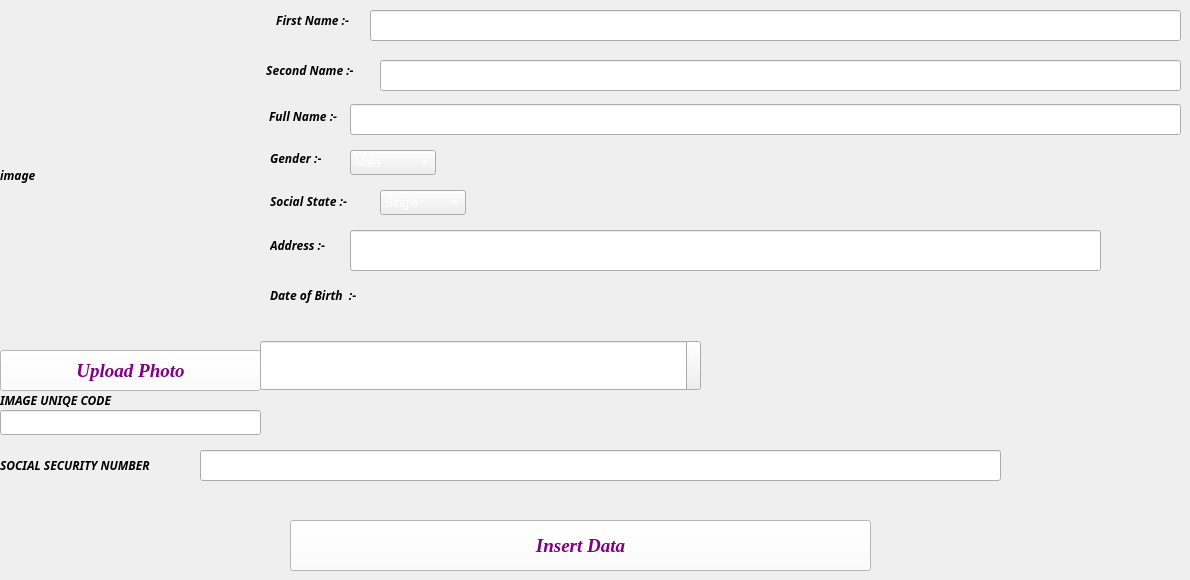
       <widget class="QWidget" name="tab">
        <attribute name="title">
         <string>Insert</string>
        </attribute>
        <widget class="QLineEdit" name="image_uniqe_code">
         <property name="geometry">
          <rect>
           <x>0</x>
           <y>410</y>
           <width>261</width>
           <height>25</height>
          </rect>
         </property>
         <property name="styleSheet">
          <string notr="true">color:white;</string>
         </property>
        </widget>
        <widget class="QLabel" name="label">
         <property name="geometry">
          <rect>
           <x>0</x>
           <y>390</y>
           <width>141</width>
           <height>21</height>
          </rect>
         </property>
         <property name="font">
          <font>
           <family>Bodoni MT</family>
           <weight>75</weight>
           <italic>true</italic>
           <bold>true</bold>
          </font>
         </property>
         <property name="text">
          <string>IMAGE UNIQE CODE</string>
         </property>
        </widget>
        <widget class="QPushButton" name="upload_photo_button">
         <property name="geometry">
          <rect>
           <x>0</x>
           <y>350</y>
           <width>261</width>
           <height>41</height>
          </rect>
         </property>
         <property name="font">
          <font>
           <family>Times New Roman</family>
           <pointsize>14</pointsize>
           <weight>75</weight>
           <italic>true</italic>
           <bold>true</bold>
          </font>
         </property>
         <property name="styleSheet">
          <string notr="true">color:purple;
background-color:white;</string>
         </property>
         <property name="text">
          <string>Upload Photo</string>
         </property>
        </widget>
        <widget class="QLabel" name="label_2">
         <property name="geometry">
          <rect>
           <x>270</x>
           <y>0</y>
           <width>101</width>
           <height>41</height>
          </rect>
         </property>
         <property name="font">
          <font>
           <family>Bodoni MT</family>
           <weight>75</weight>
           <italic>true</italic>
           <bold>true</bold>
          </font>
         </property>
         <property name="text">
          <string>  First Name :-</string>
         </property>
        </widget>
        <widget class="QLabel" name="label_3">
         <property name="geometry">
          <rect>
           <x>260</x>
           <y>50</y>
           <width>121</width>
           <height>41</height>
          </rect>
         </property>
         <property name="font">
          <font>
           <family>Bodoni MT</family>
           <weight>75</weight>
           <italic>true</italic>
           <bold>true</bold>
          </font>
         </property>
         <property name="text">
          <string>  Second Name :-</string>
         </property>
        </widget>
        <widget class="QLabel" name="label_4">
         <property name="geometry">
          <rect>
           <x>266</x>
           <y>96</y>
           <width>91</width>
           <height>41</height>
          </rect>
         </property>
         <property name="font">
          <font>
           <family>Bodoni MT</family>
           <weight>75</weight>
           <italic>true</italic>
           <bold>true</bold>
          </font>
         </property>
         <property name="text">
          <string> Full Name :-</string>
         </property>
        </widget>
        <widget class="QLabel" name="label_5">
         <property name="geometry">
          <rect>
           <x>270</x>
           <y>150</y>
           <width>67</width>
           <height>17</height>
          </rect>
         </property>
         <property name="font">
          <font>
           <family>Bodoni MT</family>
           <weight>75</weight>
           <italic>true</italic>
           <bold>true</bold>
          </font>
         </property>
         <property name="text">
          <string>Gender :-</string>
         </property>
        </widget>
        <widget class="QLabel" name="label_6">
         <property name="geometry">
          <rect>
           <x>270</x>
           <y>186</y>
           <width>91</width>
           <height>31</height>
          </rect>
         </property>
         <property name="font">
          <font>
           <family>Bodoni MT</family>
           <weight>75</weight>
           <italic>true</italic>
           <bold>true</bold>
          </font>
         </property>
         <property name="text">
          <string>Social State :-</string>
         </property>
        </widget>
        <widget class="QLabel" name="label_7">
         <property name="geometry">
          <rect>
           <x>270</x>
           <y>230</y>
           <width>67</width>
           <height>31</height>
          </rect>
         </property>
         <property name="font">
          <font>
           <family>Bodoni MT</family>
           <weight>75</weight>
           <italic>true</italic>
           <bold>true</bold>
          </font>
         </property>
         <property name="text">
          <string>Address :-</string>
         </property>
        </widget>
        <widget class="QLabel" name="label_8">
         <property name="geometry">
          <rect>
           <x>270</x>
           <y>280</y>
           <width>111</width>
           <height>31</height>
          </rect>
         </property>
         <property name="font">
          <font>
           <family>Bodoni MT</family>
           <weight>75</weight>
           <italic>true</italic>
           <bold>true</bold>
          </font>
         </property>
         <property name="text">
          <string>Date of Birth  :-</string>
         </property>
        </widget>
        <widget class="QDateTimeEdit" name="date_of_birth">
         <property name="geometry">
          <rect>
           <x>260</x>
           <y>340</y>
           <width>441</width>
           <height>51</height>
          </rect>
         </property>
         <property name="styleSheet">
          <string notr="true">color:white;</string>
         </property>
        </widget>
        <widget class="QLabel" name="label_10">
         <property name="geometry">
          <rect>
           <x>0</x>
           <y>450</y>
           <width>201</width>
           <height>31</height>
          </rect>
         </property>
         <property name="font">
          <font>
           <family>Bodoni MT</family>
           <weight>75</weight>
           <italic>true</italic>
           <bold>true</bold>
          </font>
         </property>
         <property name="text">
          <string>SOCIAL SECURITY NUMBER</string>
         </property>
        </widget>
        <widget class="QLineEdit" name="address">
         <property name="geometry">
          <rect>
           <x>350</x>
           <y>230</y>
           <width>751</width>
           <height>41</height>
          </rect>
         </property>
         <property name="styleSheet">
          <string notr="true">color:white;</string>
         </property>
        </widget>
        <widget class="QComboBox" name="socia_state">
         <property name="geometry">
          <rect>
           <x>380</x>
           <y>190</y>
           <width>86</width>
           <height>25</height>
          </rect>
         </property>
         <property name="styleSheet">
          <string notr="true">color:white;</string>
         </property>
         <item>
          <property name="text">
           <string>Single</string>
          </property>
         </item>
         <item>
          <property name="text">
           <string>Married</string>
          </property>
         </item>
        </widget>
        <widget class="QComboBox" name="gender_type">
         <property name="geometry">
          <rect>
           <x>350</x>
           <y>150</y>
           <width>86</width>
           <height>25</height>
          </rect>
         </property>
         <property name="styleSheet">
          <string notr="true">color:white;</string>
         </property>
         <item>
          <property name="text">
           <string>Male</string>
          </property>
         </item>
         <item>
          <property name="text">
           <string>Female</string>
          </property>
         </item>
        </widget>
        <widget class="QLineEdit" name="full_name">
         <property name="geometry">
          <rect>
           <x>350</x>
           <y>104</y>
           <width>831</width>
           <height>31</height>
          </rect>
         </property>
         <property name="styleSheet">
          <string notr="true">color:white;</string>
         </property>
        </widget>
        <widget class="QLineEdit" name="first_name">
         <property name="geometry">
          <rect>
           <x>370</x>
           <y>10</y>
           <width>811</width>
           <height>31</height>
          </rect>
         </property>
         <property name="styleSheet">
          <string notr="true">color:white;</string>
         </property>
        </widget>
        <widget class="QLineEdit" name="second_name">
         <property name="geometry">
          <rect>
           <x>380</x>
           <y>60</y>
           <width>801</width>
           <height>31</height>
          </rect>
         </property>
         <property name="styleSheet">
          <string notr="true">color:white;</string>
         </property>
        </widget>
        <widget class="QLineEdit" name="social_security_number">
         <property name="geometry">
          <rect>
           <x>200</x>
           <y>450</y>
           <width>801</width>
           <height>31</height>
          </rect>
         </property>
         <property name="styleSheet">
          <string notr="true">color:white;</string>
         </property>
        </widget>
        <widget class="QPushButton" name="insert_data_button">
         <property name="geometry">
          <rect>
           <x>290</x>
           <y>520</y>
           <width>581</width>
           <height>51</height>
          </rect>
         </property>
         <property name="font">
          <font>
           <family>Times New Roman</family>
           <pointsize>14</pointsize>
           <weight>75</weight>
           <italic>true</italic>
           <bold>true</bold>
          </font>
         </property>
         <property name="styleSheet">
          <string notr="true">color:purple;
background-color:white;</string>
         </property>
         <property name="text">
          <string>Insert Data</string>
         </property>
        </widget>
        <widget class="QLabel" name="image_person">
         <property name="geometry">
          <rect>
           <x>0</x>
           <y>10</y>
           <width>251</width>
           <height>331</height>
          </rect>
         </property>
         <property name="font">
          <font>
           <family>Bodoni MT</family>
           <weight>75</weight>
           <italic>true</italic>
           <bold>true</bold>
          </font>
         </property>
         <property name="text">
          <string>image</string>
         </property>
        </widget>
       </widget>
